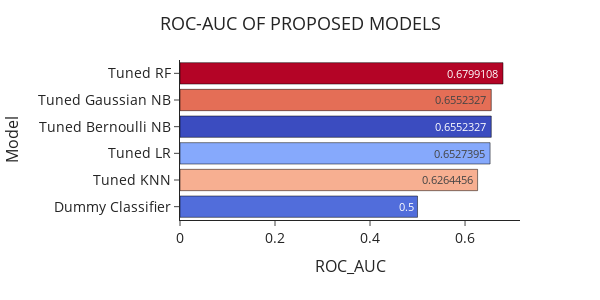

The notebook cell saved with this chart:
### Code cell
compare_auc = compare_all.sort_values(by= "ROC_AUC", ascending=False)
                                     
fig = px.bar(compare_auc, x = "ROC_AUC", y = "Model", 
             color = "Model", 
            color_discrete_sequence =["#b40426","#e46e56","#3b4cc0","#86a9fc","#f7af91", "#516ddb" ],
             text_auto=True, width=600, height=300).update_traces(dict(marker_line_width=0.5, marker_line_color="black"), 
                                                                  textfont_size=14).update_layout(showlegend=False,
                                                                                                  template="simple_white",
                                                 title=dict(text="ROC-AUC OF PROPOSED MODELS", font=dict(size=18),
                                                             yref="paper", x= 0.5), xaxis_title=dict(font=dict(size=16)),
                                                             yaxis_title=dict(font=dict(size=16))).update_xaxes(tickfont=dict(size=14)).update_yaxes(tickfont=dict(size=14))
fig.show()

### Figure 1 — Plotly figure (JSON) as saved in the notebook; plotly's stock layout.template omitted (floating-point values rounded to 4 significant figures)
{"data": [{"alignmentgroup": "True", "hovertemplate": "Model=%{y}<br>ROC_AUC=%{x}<extra></extra>", "legendgroup": "Tuned RF", "marker": {"color": "#b40426", "line": {"color": "black", "width": 0.5}, "pattern": {"shape": ""}}, "name": "Tuned RF", "offsetgroup": "Tuned RF", "orientation": "h", "showlegend": true, "textfont": {"size": 14}, "textposition": "auto", "texttemplate": "%{x}", "type": "bar", "x": [0.6799], "xaxis": "x", "y": ["Tuned RF"], "yaxis": "y"}, {"alignmentgroup": "True", "hovertemplate": "Model=%{y}<br>ROC_AUC=%{x}<extra></extra>", "legendgroup": "Tuned Gaussian NB", "marker": {"color": "#e46e56", "line": {"color": "black", "width": 0.5}, "pattern": {"shape": ""}}, "name": "Tuned Gaussian NB", "offsetgroup": "Tuned Gaussian NB", "orientation": "h", "showlegend": true, "textfont": {"size": 14}, "textposition": "auto", "texttemplate": "%{x}", "type": "bar", "x": [0.6552], "xaxis": "x", "y": ["Tuned Gaussian NB"], "yaxis": "y"}, {"alignmentgroup": "True", "hovertemplate": "Model=%{y}<br>ROC_AUC=%{x}<extra></extra>", "legendgroup": "Tuned Bernoulli NB", "marker": {"color": "#3b4cc0", "line": {"color": "black", "width": 0.5}, "pattern": {"shape": ""}}, "name": "Tuned Bernoulli NB", "offsetgroup": "Tuned Bernoulli NB", "orientation": "h", "showlegend": true, "textfont": {"size": 14}, "textposition": "auto", "texttemplate": "%{x}", "type": "bar", "x": [0.6552], "xaxis": "x", "y": ["Tuned Bernoulli NB"], "yaxis": "y"}, {"alignmentgroup": "True", "hovertemplate": "Model=%{y}<br>ROC_AUC=%{x}<extra></extra>", "legendgroup": "Tuned LR", "marker": {"color": "#86a9fc", "line": {"color": "black", "width": 0.5}, "pattern": {"shape": ""}}, "name": "Tuned LR", "offsetgroup": "Tuned LR", "orientation": "h", "showlegend": true, "textfont": {"size": 14}, "textposition": "auto", "texttemplate": "%{x}", "type": "bar", "x": [0.6527], "xaxis": "x", "y": ["Tuned LR"], "yaxis": "y"}, {"alignmentgroup": "True", "hovertemplate": "Model=%{y}<br>ROC_AUC=%{x}<extra></extra>", "legendgroup": "Tuned KNN", "marker": {"color": "#f7af91", "line": {"color": "black", "width": 0.5}, "pattern": {"shape": ""}}, "name": "Tuned KNN", "offsetgroup": "Tuned KNN", "orientation": "h", "showlegend": true, "textfont": {"size": 14}, "textposition": "auto", "texttemplate": "%{x}", "type": "bar", "x": [0.6264], "xaxis": "x", "y": ["Tuned KNN"], "yaxis": "y"}, {"alignmentgroup": "True", "hovertemplate": "Model=%{y}<br>ROC_AUC=%{x}<extra></extra>", "legendgroup": "Dummy Classifier", "marker": {"color": "#516ddb", "line": {"color": "black", "width": 0.5}, "pattern": {"shape": ""}}, "name": "Dummy Classifier", "offsetgroup": "Dummy Classifier", "orientation": "h", "showlegend": true, "textfont": {"size": 14}, "textposition": "auto", "texttemplate": "%{x}", "type": "bar", "x": [0.5], "xaxis": "x", "y": ["Dummy Classifier"], "yaxis": "y"}], "layout": {"barmode": "relative", "height": 300, "legend": {"title": {"text": "Model"}, "tracegroupgap": 0}, "margin": {"t": 60}, "showlegend": false, "title": {"font": {"size": 18}, "text": "ROC-AUC OF PROPOSED MODELS", "x": 0.5, "yref": "paper"}, "width": 600, "xaxis": {"anchor": "y", "domain": [0, 1], "tickfont": {"size": 14}, "title": {"font": {"size": 16}, "text": "ROC_AUC"}}, "yaxis": {"anchor": "x", "categoryarray": ["Dummy Classifier", "Tuned KNN", "Tuned LR", "Tuned Bernoulli NB", "Tuned Gaussian NB", "Tuned RF"], "categoryorder": "array", "domain": [0, 1], "tickfont": {"size": 14}, "title": {"font": {"size": 16}, "text": "Model"}}}}
